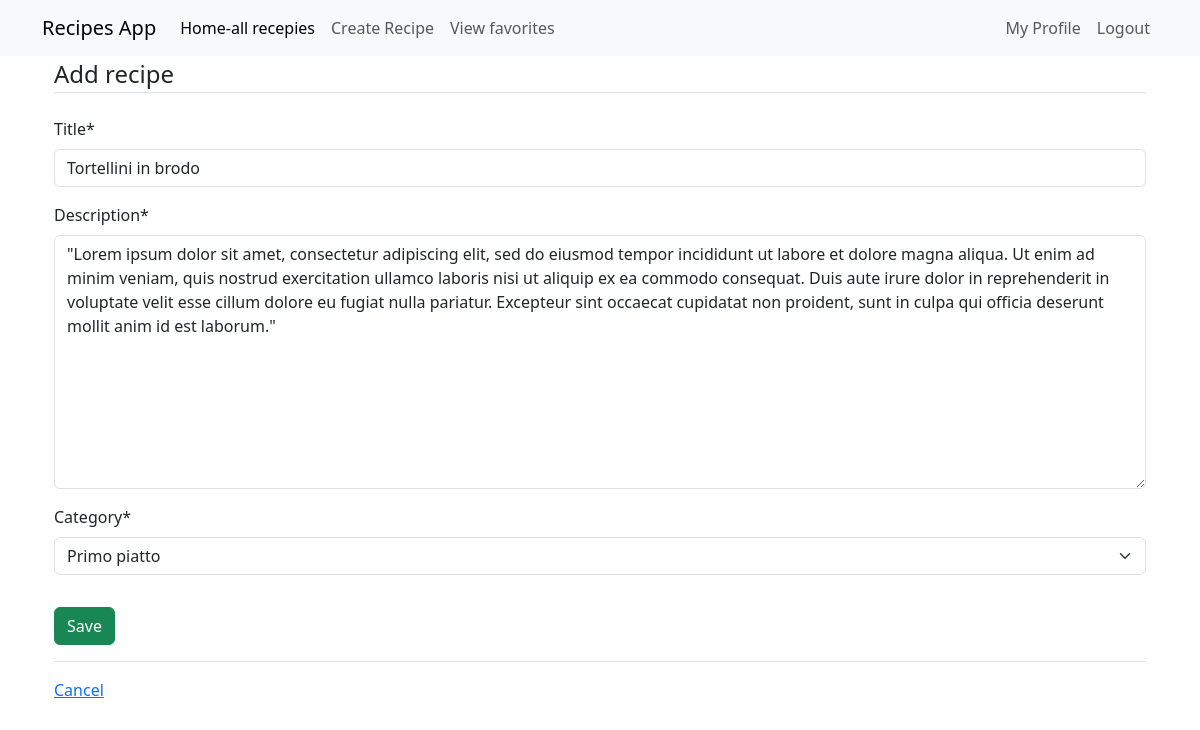
The app's page /recipe/8/update/ (signed in) with its own data.
### recipes/models.py (models this page shows, shortened)
class Recipe(models.Model):
    title = models.CharField(max_length=100)
    description = models.TextField()
    category = models.ForeignKey('categories.Category', on_delete=models.CASCADE, null=True)
    created_at = models.DateTimeField(auto_now_add=True)
    author = models.ForeignKey(User, on_delete=models.CASCADE)
    favorite = models.ManyToManyField(User, related_name='favorite', blank=True)

### categories/models.py (models this page shows)
class Category(models.Model):
    description = models.TextField(max_length=200)
    def __str__(self):
        return self.description

### recipes/views.py (the view, shortened to what this page needs)
# urls.py: path('recipe/<int:pk>/update/', views.RecipeUpdateView.as_view(), name="recipes-update"),
class RecipeUpdateView(LoginRequiredMixin, UserPassesTestMixin, UpdateView):
    model = models.Recipe
    fields = ['title','description','category']
    def test_func(self):
        recipe = self.get_object()
        return self.request.user == recipe.author

### recipes/templates/recipes/recipe_form.html (shortened to what this page needs)
{% extends 'recipes/home.html' %}
{% load crispy_forms_tags %}
{% block content %}
    <div class="container">
        <form method="POST" action="">
            <fieldset class="form-group">
                <legend class="border-bottom mb-4">Add recipe </legend>
                {{ form|crispy }}
            </fieldset>
            <div class="form-group py-3">
                <input class="btn btn-success" type="submit" value = "Save"/>
            </div>
        </form>
        <div class="border-top pt-3">
            <a href="{% url 'recipes-home' %}">Cancel</a>
        </div>
    </div>
{% endblock content %}

### records on screen
Recipe: title "Tortellini in brodo", description "\"Lorem ipsum dolor sit amet, consectetur adipiscing elit, sed do eiusmod tempor incididunt ut labore et dolore magna aliqua. Ut enim ad minim veniam, quis nostrud exercitation ullamco laboris nisi ut aliquip ex ea commodo consequat. Duis aute irure dolor in reprehenderit in voluptate velit esse cillum dolore eu fugiat nulla pariatur. Excepteur sint occaecat cupidatat non proident, sunt in culpa qui officia deserunt mollit anim id est laborum.\"", category "Primo piatto"
